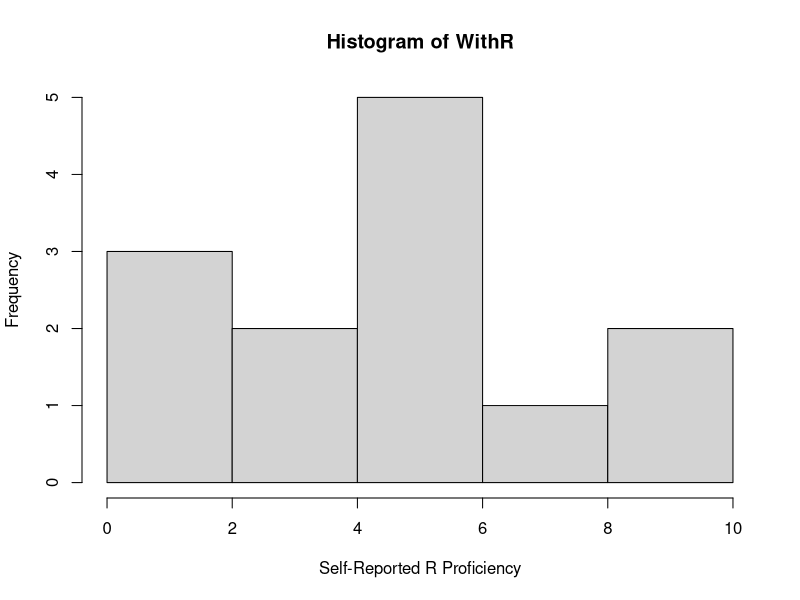
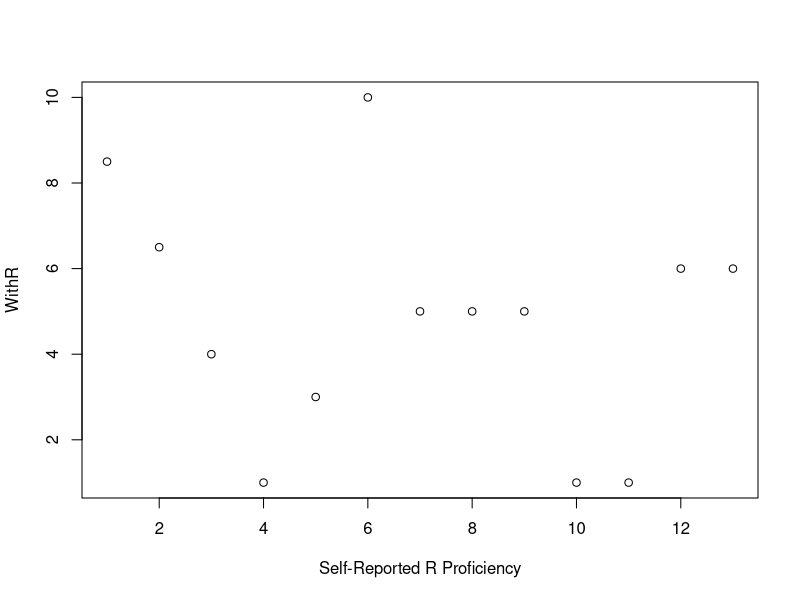
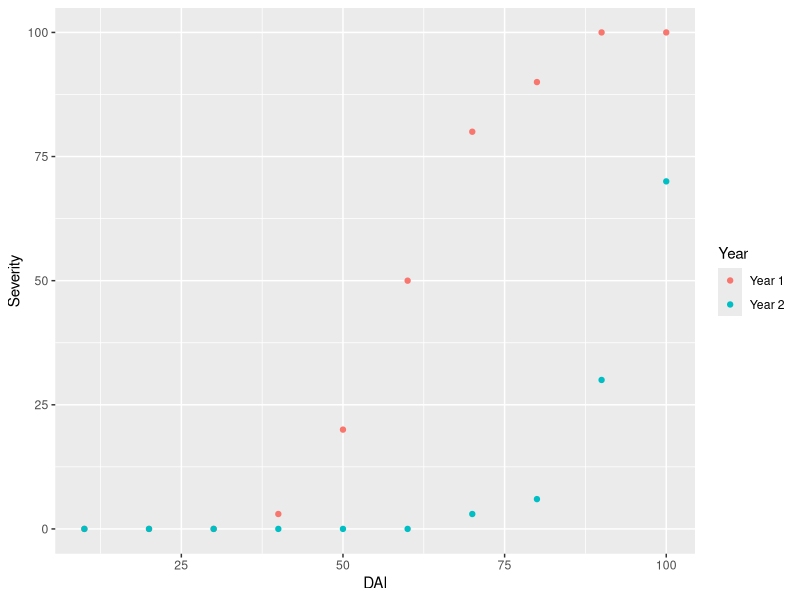
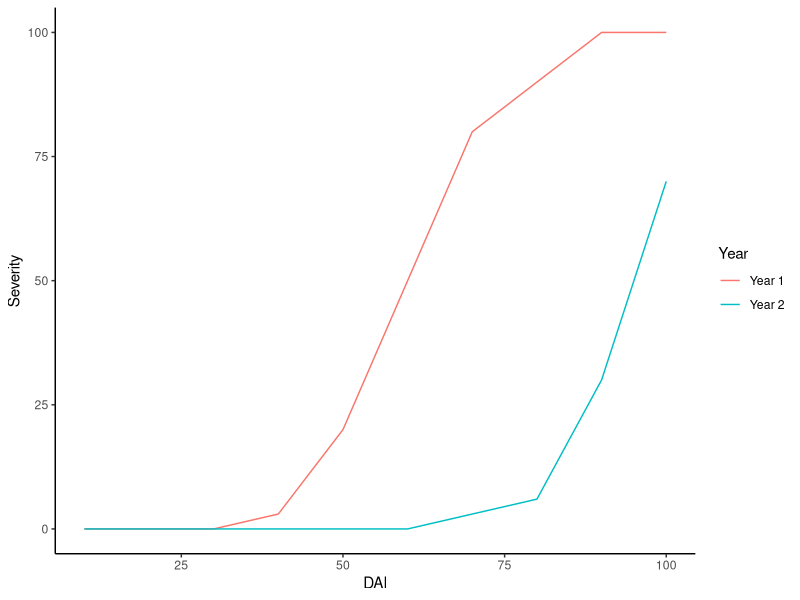
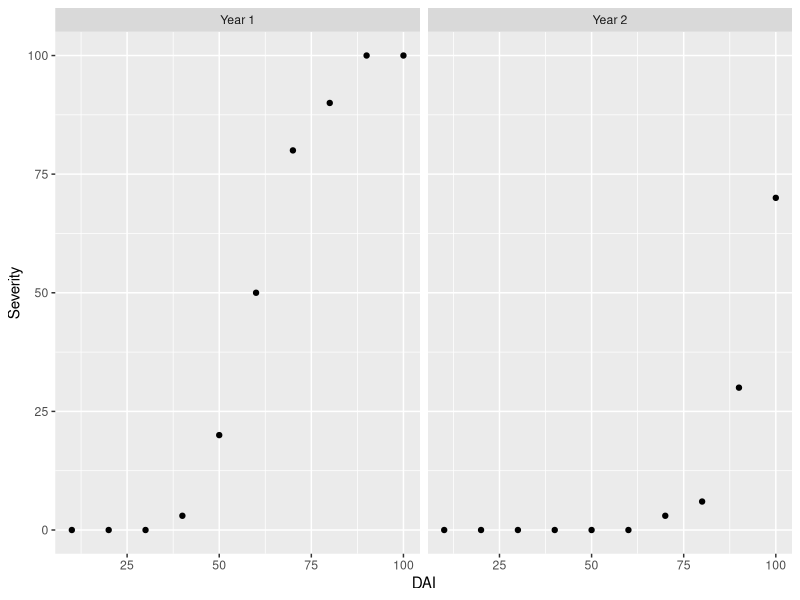

Source code (R) for these figures, in order: (Note: a time limit stopped this script after it produced the figures.)
# Impact through Networks: PLP 6701
#
# Introduction to R:
# Part 1: 2020-09-04 
# R Alcala, Y Xing, and K Garrett
#
# R version 3.6.2 (2019-12-12) # check R.version
#
#
#-------------------------- Introduction to R Basics ----------------------------------
# You can use R as a simple calculator:
# addition
1+1
# multiplication
3*2
# power
8^2
# division
7/2
# operations order
4+4-2*8
4+(4-2)*8

# Objects
# Setting values to use again as 'objects'. 
# We do this using the assignment operator '<-' (called the 'gets arrow').
a <- 2 + 2
print(a) 
a
#-
b <- a + 2
b

# You can use '<-' for variable assigment 
a.vector <- c(4, 3, 2, 1)
x.vector <- mean(other.vector <- c(1, 2, 3, 4))

# and '=' for parameters 
parameter1 = .1
par1 = par2 = par3 = NULL


#-------------------------- Relational operators ----------------------------------
# [ <, >, ==, >=, <=, !=]
# Comparing values will return “True” or “False” 
# logical
TRUE == TRUE 
T == F 
FALSE != FALSE 
# binary
FALSE == 0
TRUE <= 1

# loigical numericals
2==2 ## "==" means does equal 
2!=2 ## "!=" means does not equal
2>=3 ## ">=" means greater than or equal to

# lgical strings
apple <-  "apple"
pineapple <-  "pineapple"

apple == pineapple # based on alphabetical order
apple > pineapple
apple < "abcde"

# Create an object with values from 1 to 10
num10 <- c(1, 2, 3, 4, 5, 6, 7, 8, 9, 10)
num.10 <- 1:10

# Which elements are less than 5? 
num5 <- num10 < 5

# Check the elements in num5, these are TRUE / FALSE
num5

# subsetting objects
num10[3:8]
num10[!num5]

#-------------------------- Relational Operators &  Sub-setting 2D object  ----------------------------------
# data() – data available already in R
data(iris) # famous dataset iris 
head(iris) # checking the first rows
tail(iris) # checking the last rows
class(iris) #checking the class
str(iris) # checking the structure 

# subsetting the data 
iris[1:5, ] # display only the first 5 rows [looks like head() !]
table(iris$Species)

# select only sepals less than 6 cm
low_sl <- iris[iris$Sepal.Length < 6, ] # NOTE: syntax use data[row, column]
low_sl

# logical vector - sepal lenght bigger than 5 cm
low_sl$Sepal.Length < 5 # what do you think the result will be?

#-------------------------- Logical Operators ----------------------------------
# [ &, | , ! ]; 
# [AND, OR, NOT]

# select only sepals less than 6 cm AND with petals less than 6 cm
low_slANDpl <- iris[ c( iris$Sepal.Length  < 6  & iris$Petal.Length <= 6), ]
head(low_slANDpl)
table(low_slANDpl$Species)
# select only sepals less than 6 cm AND with petals less than 6 cm
low_slORpl <- iris[ c( iris$Sepal.Length  < 6  | iris$Petal.Length <= 6), ]
head(low_slORpl)
table(low_slORpl$Species)

# Are they the same Species?
low_slANDpl$Species == low_slORpl$Species

# select species with sepal lenght below 6 cm
low_slANDsp <- iris[c(iris$Sepal.Length  <  6 & iris$Species == "versicolor"), ]

# select the species 
iris[iris$Sepal.Length != 5,]

#-------------------------- Vectors ----------------------------------
# Vectors are a way to set a series of data elements as an object.

v1 <- c(1, 2, 3, 4, 5) # numbers
v2 <- c("hello", "world") # characters 
v3 <- c("TRUE", "FALSE", "TRUE") # logical values (also could be "T", "F", "T")


# Lets make a vector with hypothetical ratings of “R expertise” on a scale of 1-10.
WithR <- c(8.5, 6.5, 4, 1, 3, 10, 5, 5, 5, 1, 1, 6, 6)
WithR

#Summary statistics
#We can use the following functions to look at some summary statistics.
summary(WithR)

# If you have a doubt about a function you can call 'help'
?summary
mean(WithR)
sd(WithR) 
median(WithR)
# work inside the vector withinR
vector <- summary(WithR)
vector["Mean"] # accessing the vector for 'Mean'
vector[3] #accessing the vector for position '3'

# basic plot: histogram or data distribution!
hist(WithR, xlab = "Self-Reported R Proficiency")
plot(WithR, xlab = "Self-Reported R Proficiency")

#-------------------------- loading data ----------------------------------
# setting directory
setwd("~")
# setwd('~/Desktop/')

#Header = TRUE lets R know that we have headings in the first row of our data set.
RustData <- read.csv("StripeRust.csv", header = TRUE)

class(RustData) # let's check the data type 

str(RustData) # let's check the data attributes

# What other types of data: vector, matrix, data.frame, list 

head(RustData) ## check the first 6 rows of the dataset

head(RustData, 10) # check the first 10 rows of the dataset

names(RustData) ## check the column headers

#-------------------------- ggplot ----------------------------------
# let's install the package ggplot and load the library
install.packages("ggplot2")
library(ggplot2)

#We can plot this data using ggplot2 (we will learn more about this later!). 
# Tell the graphic function to use the data 'RustData', and add a layer to the plot with
# 'geom_point()' function: severity on the y axis and year on the x axis. 
# Color the points by the year that data was collected.

ggplot(data = RustData) +
  geom_point(mapping = aes(x = DAI, y = Severity, color = Year))

# Switch from 'geom_point' to 'geom_line' we can plot lines and not points.
ggplot(data = RustData) +
  geom_line(mapping = aes(x = DAI, y = Severity, color = Year))+
  theme_classic()

ggplot(data = RustData) +
  geom_point(mapping = aes(x = DAI, y = Severity)) +
  facet_wrap(~Year)

#--------- Part 1.a
#-------------------------- conditional statemtns  ----------------------------------

# 'if' symntax 
# if (test_condition) {
#     do_my_condition
#   }

i <- 2
if (i < 5) {
	message(i, " is less than 5")
  }

# 'if else' symnyax
# if (test_condition) {
#     do_my_condition
#   } else {
#     do_other_condition}

i <- 20
if (i < 5) { # change '<' to '>' and see what happens
	message(i, " is less than 5")
} else {  
	message(i, " is greater than 5")}

# 'while' symnyax
# while (test_condition) {
#    do_my_condition
#    }

i <- 1
while (i < 10) {
  print(i)
  } # this is gonna run forever so 'kill the taks' ctrl + c or press 'stop' in your console

# fullfiling your condition
while (i < 10) {
  print(i)
  i = i + 1}

#--------- Part 1.b
#-------------------------- loops  ----------------------------------
# 'for' loop syntax
# for (test_condition) {
#    do_my_condition
# }

for (i in 1:10){
  print(i)  
  i = i + 1
  }

# 'while' loop syntax
# for (test_condition) {
#    do_my_condition
# }

i <- 1
while (i <= 10) {
  print(i)
  i = i + 1
  }

# for loops with if else stament

for (i in 1:100){ 
  if (i < 50) {
	message(i, " Loops are cool")
  } else {  
	message(i, " Loops are super cool")}
}
